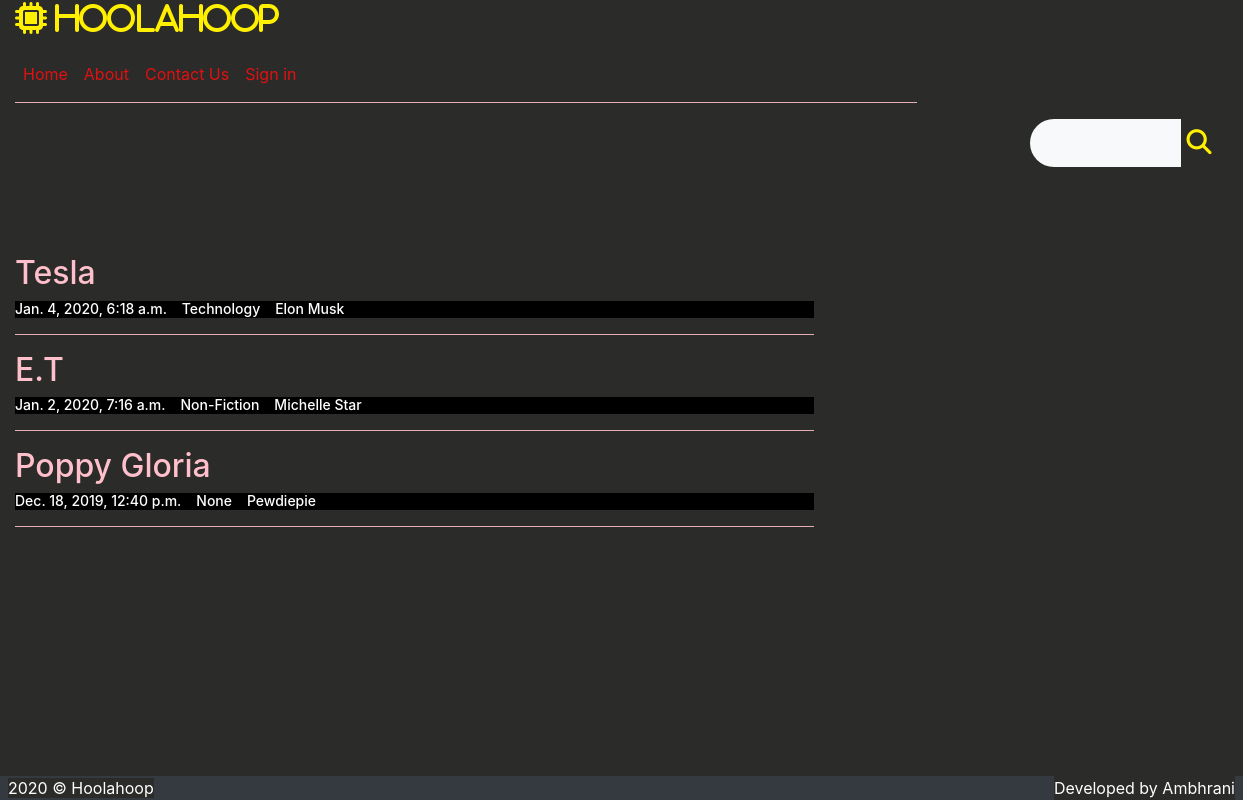
The page / on the database its author committed.
### blogpage/models.py (models this page shows, shortened)
class Blog_page(models.Model):
    title = models.CharField(_("Title"), max_length=250, blank=True, null=True)
    author = models.CharField(_("Author"), max_length=100,blank=True, null=True)
    published_on = models.DateTimeField(_("Published On"), default=timezone.now)
    genre = models.CharField(_("Genre"), max_length=20,choices=GENRE_CHOICES, blank=True, null=True)
    modified_on = models.DateTimeField(_("Modified On"), auto_now=True, blank=True, null=True)
    title_image = models.ImageField(_("Image"), upload_to=upload_image, blank=True, null=True)
    body = HTMLField(_("Content"), blank=True, null=True)
    keyword = TaggableManager(verbose_name='keyword')
    slug = models.SlugField(_("slug"), blank=True, unique=True)

### blogpage/views.py (the view)
# urls.py: path('',views.home,name="home")
def home(request):
  blogs = Blog_page.objects.all().order_by('-published_on')
  if len(blogs) > 5:
    blogs = blogs[:5]
  context ={
    'blogs' : blogs,
  }
  return render(request,'main/blogpage.html',context)

### template/main/blogpage.html (shortened to what this page needs)
{% extends 'base.html' %}
{% load static %}
  {% block content %}
<div class="row">
    <div class="article mt-5 col-md-8 ">
    {% for blog in blogs %}
    <h2 class="mb-2"><a href="{% url 'each_article' blog.slug %}">{{blog.title}}</a></h2>
    <h5 style="font-size:14px;background-color:black;color:white">{{blog.published_on}}&nbsp;&nbsp;&nbsp;&nbsp;{{blog.genre|title}}&nbsp;&nbsp;&nbsp;&nbsp;{{blog.author}}</h5>
    <hr color="red">
    {% endfor %}
</div>
<div class="col-md-4"></div>
 </div>
{% endblock content %}

### template/base.html (shortened to what this page needs)
<!DOCTYPE html>
<html lang="en">
<head>
    <link rel="stylesheet" href="https://stackpath.bootstrapcdn.com/bootstrap/4.4.1/css/bootstrap.min.css">
</head>
<body>
    <div class="container-fluid">
    {% include "partials/_navbar.html" %}
    {% block content %}
    {% endblock content %}
    </div>
    {% include 'partials/_footer.html' %}
</body>
</html>

### template/partials/_navbar.html (shortened to what this page needs)
{% block style %}
<head><script src="https://kit.fontawesome.com/e76d965be7.js"></script></head>
{% endblock style %}
<nav>
<div class="row">
<div class="article col-9">
 <span class="logo"><h2><i class="fa fa-microchip" aria-hidden="true">&nbsp;Hoolahoop</h2></i></span>
    <div class="menu my-8 py-3">
        <ul class="d-flex list-unstyled mx-2">
            <li class="mr-3"><a href="{% url 'index' %}">Home</a></li>
            <li class="mr-3"><a href="{% url 'about' %}">About</a></li>
            <li class="mr-3"><a href="{% url 'contact' %}">Contact Us</a></li>
            {% if user.username %}
            <li class="mr-3"><a href="{% url 'admin:logout' %}">Sign out</a></li>
            {% else %}
            <li class="mr-3"><a href="{% url 'admin:login' %}">Sign in</a></li>
            {% endif %}
        </ul>
        <hr size="4px" >
        <div class="right col-3">
        <form method="POST" action="{% url 'search_article' %}" class="">
        <div class="input-group bg-light" style="border-radius:40px;">
            <input autocomplete="off" type="text" class="form-control form-control-lg shadow-none border-0" style="background:none;" id="search-text" name="searched">
            <span class="input-group-append text-dark d-flex align-items-center">
                <button type="submit" style="background:none;" class="border-0">
                    <i class="fa fa-search mr-2" style="font-size:25px;"></i>
                </button>
            </span>
        </div>
        </form>
    </div>
    </div>
    </div>
</nav>

### template/partials/_footer.html
<footer class="footer fixed-bottom bg-dark">
    <span class="text-left ml-2">2020 &copy; Hoolahoop</span>
    <span class="float-right mr-2 text-white">Developed by Ambhrani</span>
</footer>

### template/base.html (style rules this page uses)
* { background:#2b2b2a; color:white; }

### template/partials/_navbar.html (style rules this page uses)
.right { margin:10px 15px 15px 1000px; }
hr { background:pink; }
li { display:inline; }
i { color:#fff000; }
a { color:#e11111; }

### template/main/blogpage.html (style rules this page uses)
* { background:#2b2b2a; }
h2 a { color:pink; }

### rows shown on the page
Blog_page: title "Tesla", published_on "Jan. 4, 2020, 6:18 a.m.", genre "Technology", author "Elon Musk"
Blog_page: title "E.T", published_on "Jan. 2, 2020, 7:16 a.m.", genre "Non-Fiction", author "Michelle Star"
Blog_page: title "Poppy Gloria", published_on "Dec. 18, 2019, 12:40 p.m.", genre "None", author "Pewdiepie"
